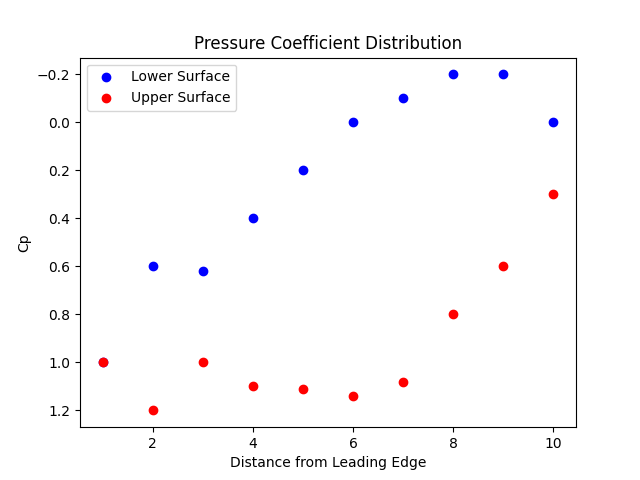

Python code for this plot:
import pandas as pd
import matplotlib.pyplot as plt

df_up = pd.read_csv("cpUp_dataTEST.csv")
df_low = pd.read_csv("cpLow_dataTEST.csv")

plt.scatter(df_low["x"], df_low["cp"], label="Lower Surface", color="blue")
plt.scatter(df_up["x"],  df_up["cp"],  label="Upper Surface", color="red")
plt.xlabel("Distance from Leading Edge")
plt.ylabel("Cp")
plt.title("Pressure Coefficient Distribution")
plt.gca().invert_yaxis()
plt.legend()
plt.savefig("cp_plot.png")
plt.show()
